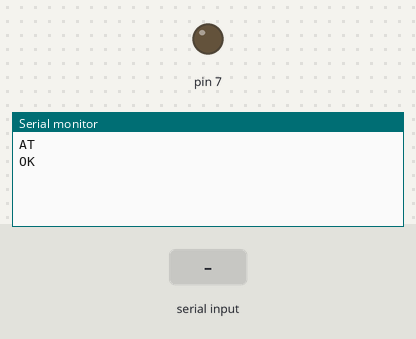
Bench run of a sketch on a simulated Arduino Uno, built with avr-gcc and run on an emulated ATmega328P. On the bench: output pins drawn as LEDs (lit = HIGH), the last lines printed to the serial monitor. Inputs (shaded band) come from the test bench. The modem accepts every AT command (registered, SIM ready, sends succeed) and sends nothing else.

Above: at 6.2 s.
6.3 s: "<cmd>" received over the second serial link
At 8.4 s:
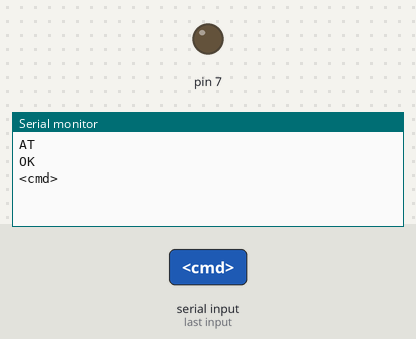
8.7 s: "</cmd>" received over the second serial link
At 10.6 s:
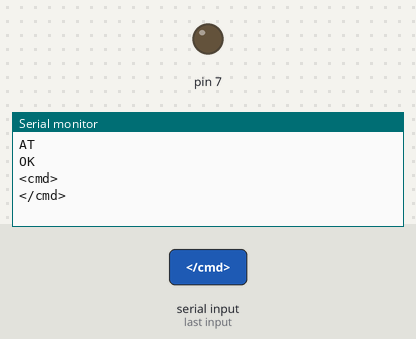
11.1 s: "1" received over the second serial link
At 12.5 s:
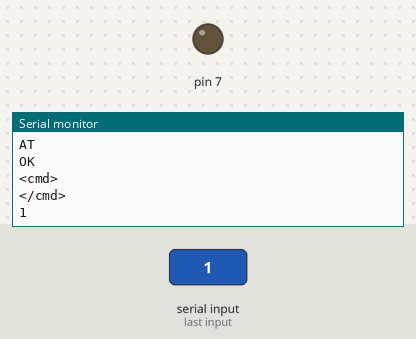

Measured:
- after the input at 6.3 s, the serial monitor: prints a new line after 1.0 s (image 1)
- after the input at 8.7 s, the serial monitor: prints a new line after 1.0 s (image 2)
- after the input at 11.1 s, the serial monitor: prints a new line after 1.0 s (image 3)

The sketch:

esp8266_deep.ino
```cpp
#include <SoftwareSerial.h>

#include <stdlib.h>


#define DEBUG true
#define DEVICETYPE "wireless"
#define SSID "Abhishek"     // "SSID-WiFiname"
#define PASS "12345asa" // "password"
#define IP "192.168.43.74"  //IP to connect
#define PORT 8100

String MAC = "";
SoftwareSerial esp8266(11,12);

void setup()
{
  pinMode(7,OUTPUT);
  Serial.begin(115200); //or use default 115200.
  esp8266.begin(115200);
  Serial.println("AT");
  esp8266.println("AT");
 delay(5000);


}

void registerThis(){
  Serial.println("Registering this device on the server");
  char* response = "";
  do{
    String msg = "/api/register?mac="+MAC+"&type="+DEVICETYPE;
    httpRequest(msg);
    delay(3000);
    response = waitForResponse();
    Serial.println("Response in register this()");
    Serial.println(response);
  }while(strstr(response,"OK") < 0);
}

void getMAC()
{
  esp8266.println("AT+CIFSR");
  String response = waitForResponse();
  Serial.println("get mac response: "+response+"/////");
  int q0 = response.indexOf("\""); //Index of first qoute
  int q1 = response.indexOf("\"",q0+1); //Index of second qoute
  int q2 = response.indexOf("\"",q1+1);
  int q3 = response.indexOf("\"",q2+1);
  MAC = response.substring(q2+1,q3);
  Serial.println("Device Mac Address: "+MAC+"/////");
}

char* waitForResponse(){
    const char* response;
    while(1){
        if(esp8266.available()){
            while(esp8266.available())
            {
                response = strcat(response,esp8266.read());
                //Serial.println("Response in waitfor response()" + response+"/////");
            }
            break;
        }
    }
    return response;
}

boolean connectWiFi()
{
  esp8266.println("AT+CIOBAUD?");
  Serial.println(waitForResponse());
  esp8266.println("AT+CWMODE=1");
  Serial.println("connectWifi() call"+esp8266.readString()+"///");
  delay(2000);
  String cmd="AT+CWJAP=\"";
  cmd+=SSID;
  cmd+="\",\"";
  cmd+=PASS;
  cmd+="\"";

  esp8266.println(cmd);
  Serial.println("esp8266.readString: " +esp8266.readString()+"////");
  delay(5000);
  if(esp8266.find("OK"))
  {
    return true;
  }
  else
  {
    return false;
  }
}

void httpRequest(String msg){
  String response = "";
  String AT = "AT+CIPSTART=\"TCP\",\""+String(IP)+"\","+PORT;
  esp8266.println(AT);
//  Serial.println("wait for response in http"+waitForResponse()+"/////");
  String request = "GET "+msg+" HTTP/1.1\r\n\r\n\r\n";
  Serial.println("request from server: "+request+ "////");
  int len = request.length();
  AT = "AT+CIPSEND=";
  AT += len;
  do{
    Serial.println("AT in httpRequest() "+AT+ "////");
    esp8266.println(AT);
    response = waitForResponse();
    Serial.println("Response in do loop: "+response+ "/////");
  }while(response.indexOf('>') < 0);
  esp8266.print(request);
}

void roger2(String res){
  int q1 = res.indexOf("<cmd>");
  int q2 = res.indexOf("</cmd>");
  String cmd = res.substring(q1+5,q2);
  Serial.println("Command Update : "+cmd);
  //TO-DO obey the command

   led(10);
  //Acknowledge the command
  String msg = "/api/command/ack?mac="+MAC;
  delay(3000);
  httpRequest(msg);
}
void roger(String res){
  int q1 = res.indexOf("<cmd>");
  int q2 = res.indexOf("</cmd>");
  String cmd = res.substring(q1+5,q2);
  Serial.println("Command: "+cmd);
  //TO-DO obey the command

  //Acknowledge the command
  String msg = "/api/command/ack?mac="+MAC;
  httpRequest(msg);
}

void led(int a)
{
  for(int i=1;i<=a;i++)
  {
    digitalWrite(7,HIGH);
    delay(500);
    digitalWrite(7,LOW);
    delay(500);

  }
}

void loop()
{
  /* Serial.println("Checking for commands/////////////////////////////");
  String msg = "/api/command?mac="+MAC;
  Serial.println("query: "+msg);
  httpRequest(msg);
  String response = waitForResponse();
  Serial.println("Command available: "+response);

  roger(response);

  //Optional Delay
  delay(3000);

  Serial.println("Updating Scales");
  //TO-DO get value from the sacles
  int value = analogRead(A1);
  msg = "/api/update?mac="+MAC+"&value="+value;
  httpRequest(msg);
  response = waitForResponse();
  Serial.println("Command available: "+response);

  //Optional Delay
  delay(3000);

  Serial.println("Updating Battery Status");
  //TO-DO get battery level
  int level = 0;
  msg = "/api/battery?mac="+MAC+"&level="+level;
  httpRequest(msg);
  response = waitForResponse();
  Serial.println("Command available: "+response); */

 if(esp8266.available()) // check if the esp is sending a message
 {
   while(esp8266.available())
   {
     // The esp has data so display its output to the serial window
     String c = esp8266.readString(); // read the next character.
     Serial.println(c);
   }
 }


 if(Serial.available())
 {
   // the following delay is required because otherwise the arduino will read the first letter of the command but not the rest
   // In other words without the delay if you use AT+RST, for example, the Arduino will read the letter A send it, then read the rest and send it
   // but we want to send everything at the same time.
   delay(1000);

   String command;

   while(Serial.available()) // read the command character by character
   {
       // read one character
     command=Serial.readString();
   }
   esp8266.println(command); // send the read character to the esp8266
 }
}
```
